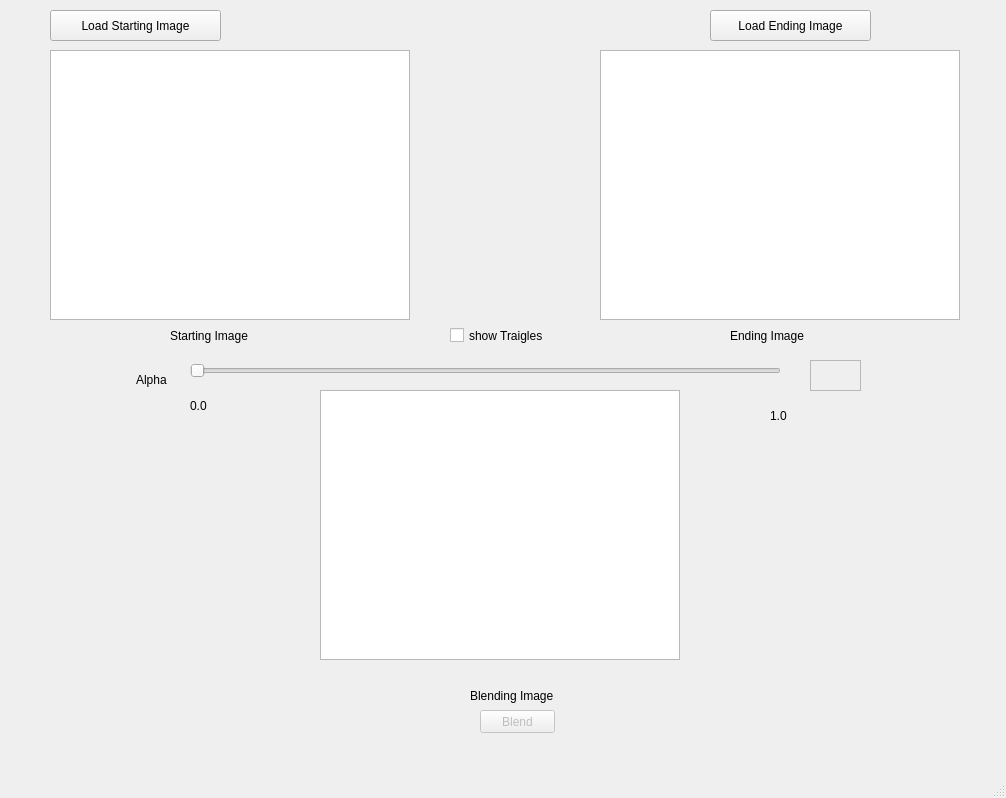
<?xml version="1.0" encoding="UTF-8"?>
<ui version="4.0">
 <class>MainWindow</class>
 <widget class="QMainWindow" name="MainWindow">
  <property name="geometry">
   <rect>
    <x>0</x>
    <y>0</y>
    <width>1006</width>
    <height>798</height>
   </rect>
  </property>
  <property name="windowTitle">
   <string>MainWindow</string>
  </property>
  <widget class="QWidget" name="centralwidget">
   <widget class="QPushButton" name="LoadStartImgBtn">
    <property name="geometry">
     <rect>
      <x>50</x>
      <y>10</y>
      <width>171</width>
      <height>31</height>
     </rect>
    </property>
    <property name="text">
     <string>Load Starting Image</string>
    </property>
   </widget>
   <widget class="QPushButton" name="LoadEndImgBtn">
    <property name="geometry">
     <rect>
      <x>710</x>
      <y>10</y>
      <width>161</width>
      <height>31</height>
     </rect>
    </property>
    <property name="text">
     <string>Load Ending Image</string>
    </property>
   </widget>
   <widget class="QSlider" name="BlendingRateBar">
    <property name="enabled">
     <bool>false</bool>
    </property>
    <property name="geometry">
     <rect>
      <x>190</x>
      <y>360</y>
      <width>591</width>
      <height>22</height>
     </rect>
    </property>
    <property name="maximum">
     <number>100</number>
    </property>
    <property name="singleStep">
     <number>5</number>
    </property>
    <property name="pageStep">
     <number>5</number>
    </property>
    <property name="value">
     <number>0</number>
    </property>
    <property name="orientation">
     <enum>Qt::Horizontal</enum>
    </property>
   </widget>
   <widget class="QLabel" name="Alphalabel">
    <property name="geometry">
     <rect>
      <x>136</x>
      <y>370</y>
      <width>51</width>
      <height>20</height>
     </rect>
    </property>
    <property name="text">
     <string>Alpha</string>
    </property>
   </widget>
   <widget class="QLabel" name="zero">
    <property name="geometry">
     <rect>
      <x>190</x>
      <y>390</y>
      <width>61</width>
      <height>31</height>
     </rect>
    </property>
    <property name="text">
     <string>0.0</string>
    </property>
   </widget>
   <widget class="QLabel" name="StartImgName">
    <property name="geometry">
     <rect>
      <x>170</x>
      <y>320</y>
      <width>101</width>
      <height>31</height>
     </rect>
    </property>
    <property name="text">
     <string>Starting Image</string>
    </property>
   </widget>
   <widget class="QLabel" name="EndImgName">
    <property name="geometry">
     <rect>
      <x>730</x>
      <y>320</y>
      <width>91</width>
      <height>31</height>
     </rect>
    </property>
    <property name="text">
     <string>Ending Image</string>
    </property>
   </widget>
   <widget class="QCheckBox" name="TriDisplayBox">
    <property name="geometry">
     <rect>
      <x>450</x>
      <y>320</y>
      <width>121</width>
      <height>31</height>
     </rect>
    </property>
    <property name="text">
     <string>show Traigles</string>
    </property>
   </widget>
   <widget class="QGraphicsView" name="StartImgCanvas">
    <property name="geometry">
     <rect>
      <x>50</x>
      <y>50</y>
      <width>360</width>
      <height>270</height>
     </rect>
    </property>
    <property name="verticalScrollBarPolicy">
     <enum>Qt::ScrollBarAlwaysOff</enum>
    </property>
    <property name="horizontalScrollBarPolicy">
     <enum>Qt::ScrollBarAlwaysOff</enum>
    </property>
    <property name="sceneRect">
     <rectf>
      <x>0.000000000000000</x>
      <y>0.000000000000000</y>
      <width>0.000000000000000</width>
      <height>0.000000000000000</height>
     </rectf>
    </property>
   </widget>
   <widget class="QGraphicsView" name="BlendedImgCanvas">
    <property name="geometry">
     <rect>
      <x>320</x>
      <y>390</y>
      <width>360</width>
      <height>270</height>
     </rect>
    </property>
   </widget>
   <widget class="QLabel" name="one">
    <property name="geometry">
     <rect>
      <x>770</x>
      <y>400</y>
      <width>61</width>
      <height>31</height>
     </rect>
    </property>
    <property name="text">
     <string>1.0</string>
    </property>
   </widget>
   <widget class="QLabel" name="BlendName">
    <property name="geometry">
     <rect>
      <x>470</x>
      <y>680</y>
      <width>101</width>
      <height>31</height>
     </rect>
    </property>
    <property name="text">
     <string>Blending Image</string>
    </property>
   </widget>
   <widget class="QTextEdit" name="alphaBox">
    <property name="enabled">
     <bool>false</bool>
    </property>
    <property name="geometry">
     <rect>
      <x>810</x>
      <y>360</y>
      <width>51</width>
      <height>31</height>
     </rect>
    </property>
    <property name="inputMethodHints">
     <set>Qt::ImhDigitsOnly</set>
    </property>
    <property name="placeholderText">
     <string extracomment="0.0"/>
    </property>
   </widget>
   <widget class="QPushButton" name="BlendButton">
    <property name="enabled">
     <bool>false</bool>
    </property>
    <property name="geometry">
     <rect>
      <x>480</x>
      <y>710</y>
      <width>75</width>
      <height>23</height>
     </rect>
    </property>
    <property name="text">
     <string>Blend</string>
    </property>
   </widget>
   <widget class="QGraphicsView" name="EndImgCanvas">
    <property name="geometry">
     <rect>
      <x>600</x>
      <y>50</y>
      <width>360</width>
      <height>270</height>
     </rect>
    </property>
    <property name="verticalScrollBarPolicy">
     <enum>Qt::ScrollBarAlwaysOff</enum>
    </property>
    <property name="horizontalScrollBarPolicy">
     <enum>Qt::ScrollBarAlwaysOff</enum>
    </property>
    <property name="sizeAdjustPolicy">
     <enum>QAbstractScrollArea::AdjustToContentsOnFirstShow</enum>
    </property>
   </widget>
  </widget>
  <widget class="QMenuBar" name="menubar">
   <property name="geometry">
    <rect>
     <x>0</x>
     <y>0</y>
     <width>1006</width>
     <height>22</height>
    </rect>
   </property>
  </widget>
  <widget class="QStatusBar" name="statusbar"/>
 </widget>
 <resources/>
 <connections/>
</ui>
